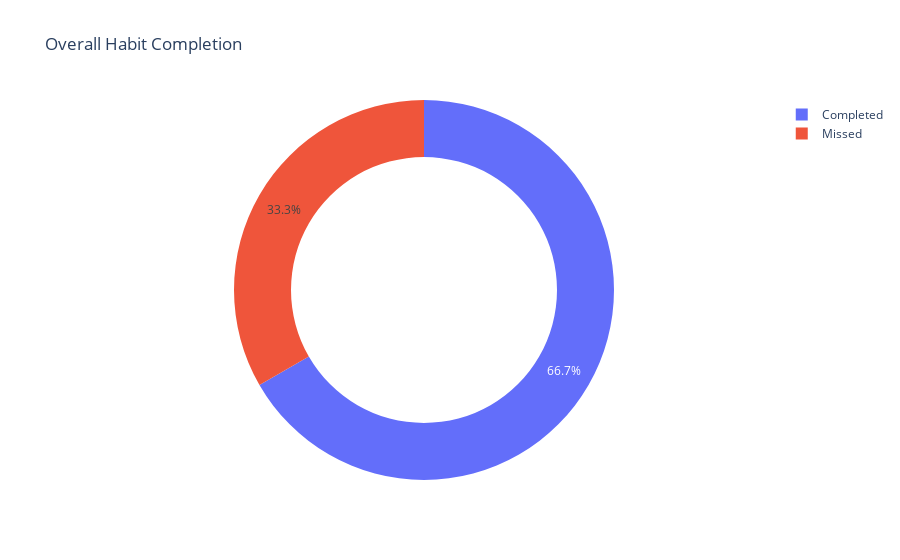

Notebook source saved alongside this figure:
### Code cell
fig = px.pie(
    names=["Completed", "Missed"],
    values=[overall_pct, 100 - overall_pct],
    hole=0.7,
    title="Overall Habit Completion"
)

fig.show()

### Figure 1 — Plotly figure (JSON) as saved in the notebook; plotly's stock layout.template omitted (floating-point values rounded to 4 significant figures)
{"data": [{"domain": {"x": [0, 1], "y": [0, 1]}, "hole": 0.7, "hovertemplate": "label=%{label}<br>value=%{value}<extra></extra>", "labels": ["Completed", "Missed"], "legendgroup": "", "name": "", "showlegend": true, "type": "pie", "values": [66.67, 33.33]}], "layout": {"legend": {"tracegroupgap": 0}, "title": {"text": "Overall Habit Completion"}}}
